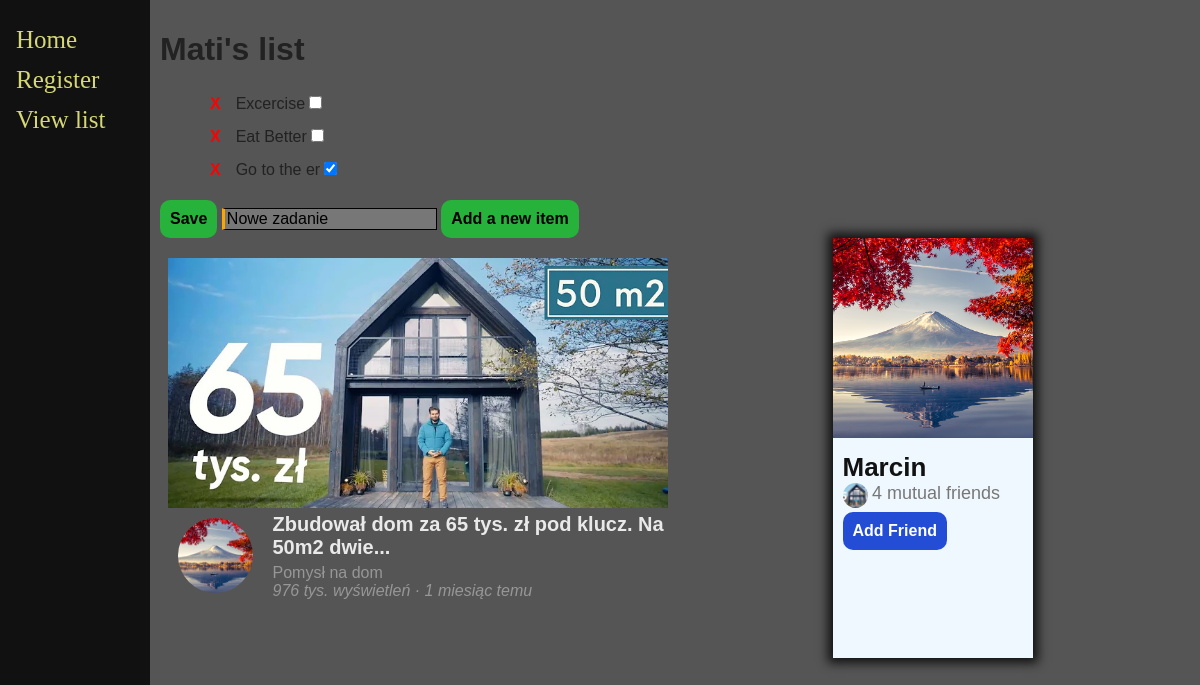
/1, run on an earlier commit of the app's database.
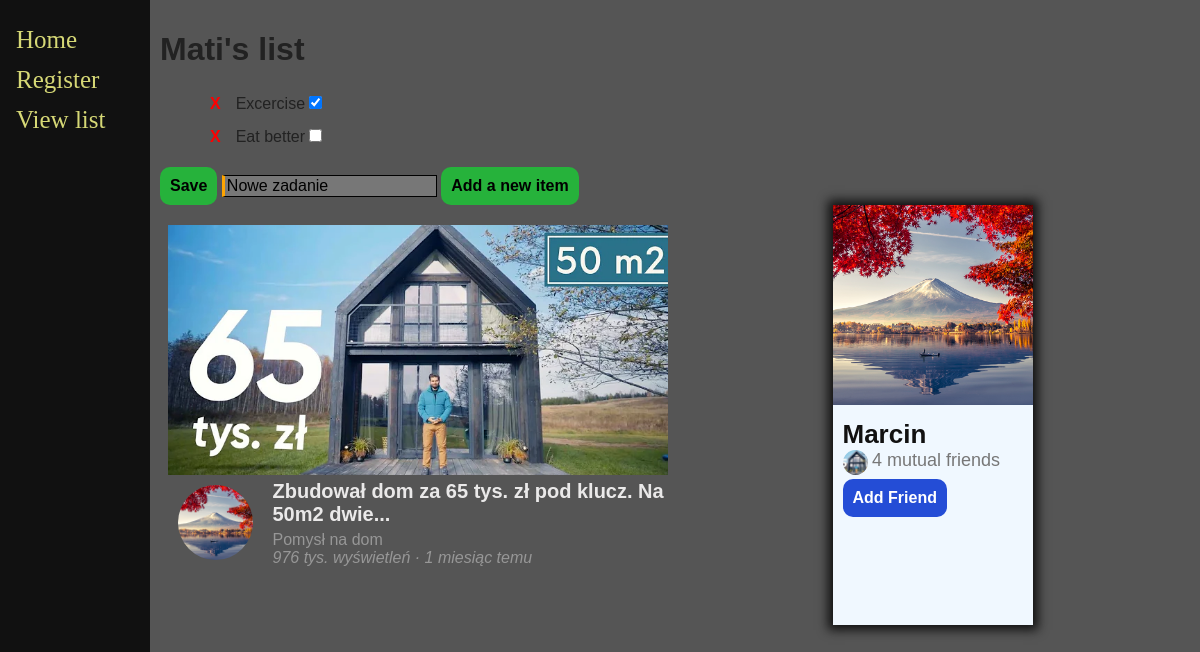
And on a later commit of the database.
### main/models.py (models this page shows, shortened)
class ToDoList(models.Model):
    name = models.CharField(max_length=200)

class Item(models.Model):
    todolist = models.ForeignKey(ToDoList, on_delete=models.CASCADE)
    text = models.CharField(max_length=300)
    complete = models.BooleanField()

### main/views.py (the view, shortened to what this page needs)
# urls.py: path("<int:nr>", views.v1, name="v1"),
def v1(request, nr):
    list = ToDoList.objects.get(id=nr)
    return render(request, "main/view.html", {"le": list})

### main/templates/main/view.html (shortened to what this page needs)
{% extends 'main/base.html' %}
{% block content%}
    <h1>{{le.name}}</h1>
    <form method="post" action="#">
        <ul>
            {% for item in le.item_set.all %}
                {% if item.complete%}
                    <li><button class="delListItemButton" type="submit" name="delete" value="delI{{item.id}}">X</button>{{item.text}}<input type="checkbox" value="clicked" name="c{{item.id}}" checked></li>
                {%else%}
                    <li><button class="delListItemButton" type="submit" name="delete" value="delI{{item.id}}">X</button>{{item.text}}<input type="checkbox" value="clicked" name="c{{item.id}}"></li>
                {% endif%}
            {%endfor%}
        </ul>
        <button type="submit" name="save" value="save">Save</button>
        <input class="NewItemInput" placeholder="Nowe zadanie" type="text" name="newItemName">
        <button type="submit" name="nItem" value="nItem">Add a new item</button>
    </form>
{% endblock%}

### main/templates/main/base.html (shortened to what this page needs)
<!DOCTYPE html>
<html>
<head>
    {% load static %}
    <link rel="stylesheet" href="{% static 'basestyle.css'%}" type="text/css">
</head>
<body>
    <div class="sidenav">
        <a href="/#">Home</a>
        <a href="/register">Register</a>
        <a href="/1">View list</a>
    </div>
    <div id="context", name="context" class="context">
        {% block content %}
        {% endblock %}
        <div style="display: grid; grid-template-columns: 1fr 1fr; justify-items: center;">
            <div class="ytVideo">
                <div class="ytVideoImg">
                    <img class="ytVideoVideo" src="{% static 'video.webp'%}">
                </div>
                <div class="ytVideBio" style="margin-left: 10px;column-gap: 20px; display: grid; grid-template-columns: 75px 1fr;">
                    <img class="ytVideoProf" src="{% static 'landscape.jpg'%}">
                    <div class=ytVideoInfo>
                        <p class=ytVideoTitle>Zbudował dom za 65 tys. zł pod klucz. Na 50m2 dwie...</p>
                        <span class=ytVideoChannel><a href=https://www.youtube.com/watch?v=F5BwKPADYps&ab_channel=Pomys%C5%82NaDom>Pomysł na dom</a></span>
                        <p class=ytVideoViews>976 tys. wyświetleń &#183; 1 miesiąc temu</p>
                    </div>
                </div>
            </div>
            <div class="IgFollow">
                <img class="IGFPhoto" src="{% static 'landscape.jpg'%}">
                <div class="IgFollowNotPhoto">
                    <span class="IGTitle">Marcin</span>
                    <div class="IGSecRow">
                        <img class="IGSRphoto" src="{% static 'video.webp'%}">
                        <span class="IGSRtext">4 mutual friends</span>
                        <button class="IGAdd" type="button">Add Friend</button>
                    </div>
                </div>
            </div>
        </div>
    </div>
</body>
</html>

### main/static/basestyle.css (style rules this page uses)
.sidenav { height: 100%; width: 150px; position: fixed; z-index: 1; top: 0; left: 0; background-color: #111; overflow-x: hidden; padding-top: 20px; }
.sidenav a { padding: 6px 8px 6px 16px; text-decoration: none; font-size: 25px; display: block; color: #d6d876; transition: background-color 0.3s; }
ul { list-style-type: none; }
li { margin: 5px; }
.delListItemButton { margin-right: 10px; background-color: transparent; color: red; padding: 5px; }
.NewItemInput { font-size: 16px; background-color: #777; border-left: 3px solid orange; border-bottom: 1px solid black; border-top: 1px solid black; border-right: 1px solid black; }
.NewItemInput::placeholder { color: black; }
.ytVideo { margin-top: 20px; padding: 0; width: 500px; }
.ytVideoImg { height: 250px; }
.ytVideoProf { width: 75px; border-radius: 100%; margin-top: 10px; height: 75px; object-fit: cover; }
.ytVideoChannel { display: block; padding: 0px; margin-bottom: 0px; }
.ytVideoChannel a { color:rgb(151, 151, 151); text-decoration: none; transition: opacity 0.2s; }
.ytVideBio { height:150px; margin: 0; padding: 0; }
.ytVideoInfo { font-size: 16px; width: 100%; margin: 0; padding: 0; }
.ytVideoTitle { color: rgb(234, 233, 233); font-size: 20px; font-weight: bold; margin: 5px 0; }
.ytVideoVideo { object-fit: cover; width: 100%; height: 100%; }
.ytVideoViews { display: inline-block; margin-top: 0; padding: 0px; color:rgb(151, 151, 151); font-style: italic; }
.IgFollow { background-color: aliceblue; width: 200px; box-shadow: 0 0 10px 5px #111; }
.IgFollowNotPhoto { padding: 10px; }
.IGFPhoto { height: 200px; width: 100%; object-fit: cover; }
.IGTitle { color: #111; display: block; font-size: 26px; font-weight: bold; }
.IGSRphoto { width: 25px; height: 25px; border-radius: 100%; object-fit: cover; }
.IGSRtext { color: #777; font-size: 18px; vertical-align: top; }
.IGAdd { background-color: rgb(36, 77, 214); color: #fff; }
button { background-color: rgb(38, 178, 59); padding: 10px; font-size: 16px; font-weight: bold; border: none; font-family: 'Gill Sans', 'Gill Sans MT', Calibri, 'Trebuchet MS', sans-serif; border-radius: 10px; transition: background-color 0.5s; }
.context { padding: 10px; margin: 0px; margin-left: 150px; font-family: 'Gill Sans', 'Gill Sans MT', Calibri, 'Trebuchet MS', sans-serif; }
body { color: #222; background-color: #555; padding: 0; margin: 0; }

What changed in the data, as far as the page shows it:
removed Item: text "Eat Better"
removed Item: text "Go to the er"
changed Item "Excercise": complete False → True (drawn); id "☐" → "☑"
added Item: text "Eat better"
